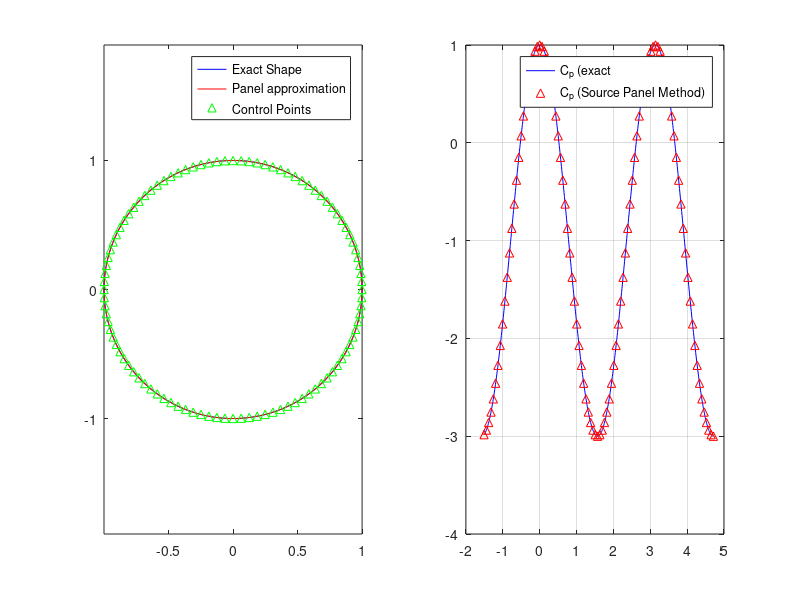

MATLAB code to generate this figure:
%Source Panel Method
%Example 3.19 of Fundamentals of Aerodynamics by J.D. Anderson
%Code by: Dr. Bilal A. Siddiqui,
%Asst. Prof., Mechanical Engineering, DHA Suffa University
clc;clear all;close all;
Vinf=30;
R=1;%cylinder radius
n=100;%number of panels
dtheta=2*pi/n;
alfa=0;%angle of attack;
theta=pi+pi/n:-dtheta:-pi+pi/n;%central angle
X=R*cos(theta);
Y=R*sin(theta);
for index=1:n
    %angle of flow with tangent of panel
    phi(index)=-alfa+...
        atan2((Y(index+1)-Y(index)),(X(index+1)-X(index)));
    %angle of flow with normal of panel
    beta(index)=phi(index)+pi/2;
    midpoint_x(index)=(X(index+1)+X(index))/2;
    midpoint_y(index)=(Y(index+1)+Y(index))/2;
    S(index)=sqrt((Y(index+1)-Y(index))^2+...
        (X(index+1)-X(index))^2);%length of panel
end
%The Source Panel Method
for p=1:n
    neighbors(:,p)=[1:p-1 p+1:n];
    xi=midpoint_x(p);
    yi=midpoint_y(p);
    for index=1:n-1
        m=neighbors(index,p);
        Xj=X(m);
        Yj=Y(m);
        Xj1=X(m+1);
        Yj1=Y(m+1);
        A=-(xi-Xj)*cos(phi(m))-(yi-Yj)*sin(phi(m));
        B=(xi-Xj)^2+(yi-Yj)^2;
        C=sin(phi(p)-phi(m));
        D=(yi-Yj)*cos(phi(p))-(xi-Xj)*sin(phi(p));
        E=sqrt(B-A^2);
        Sj=S(m);
        I(p,m)=C/2*log((Sj^2+2*A*Sj+B)/B)+...
            (D-A*C)/E*(atan2((Sj+A),E)-atan2(A,E));
        J(p,m)=(D-A*C)/2/E*log((Sj^2+2*A*Sj+B)/B)...
            -C*(atan2((Sj+A),E)-atan2(A,E));
    end
    F(p,1)=Vinf*cos(beta(p));
end

M=I/2/pi+eye(n)/2;

lambda=-inv(M)*F;
fprintf('The sum of all sources is %f',lambda'*S');%check sum

%Recoving velocity at the nodes
V=Vinf*sin(beta)+lambda'/2/pi*J';

Cp=1-(V/Vinf).^2;
angles=min(beta):0.01:max(beta);
Cp_exact=1-4*sin(angles).^2;
subplot(1,2,1);plot(R*cos(0:0.01:2*pi),R*sin(0:0.01:2*pi),'b',...
    X,Y,'r',midpoint_x,midpoint_y,'g^');axis equal;
legend('Exact Shape','Panel approximation','Control Points')
subplot(1,2,2);plot(angles,Cp_exact,'b',beta,Cp,'r^');grid;
legend('C_p (exact', 'C_p (Source Panel Method)');
